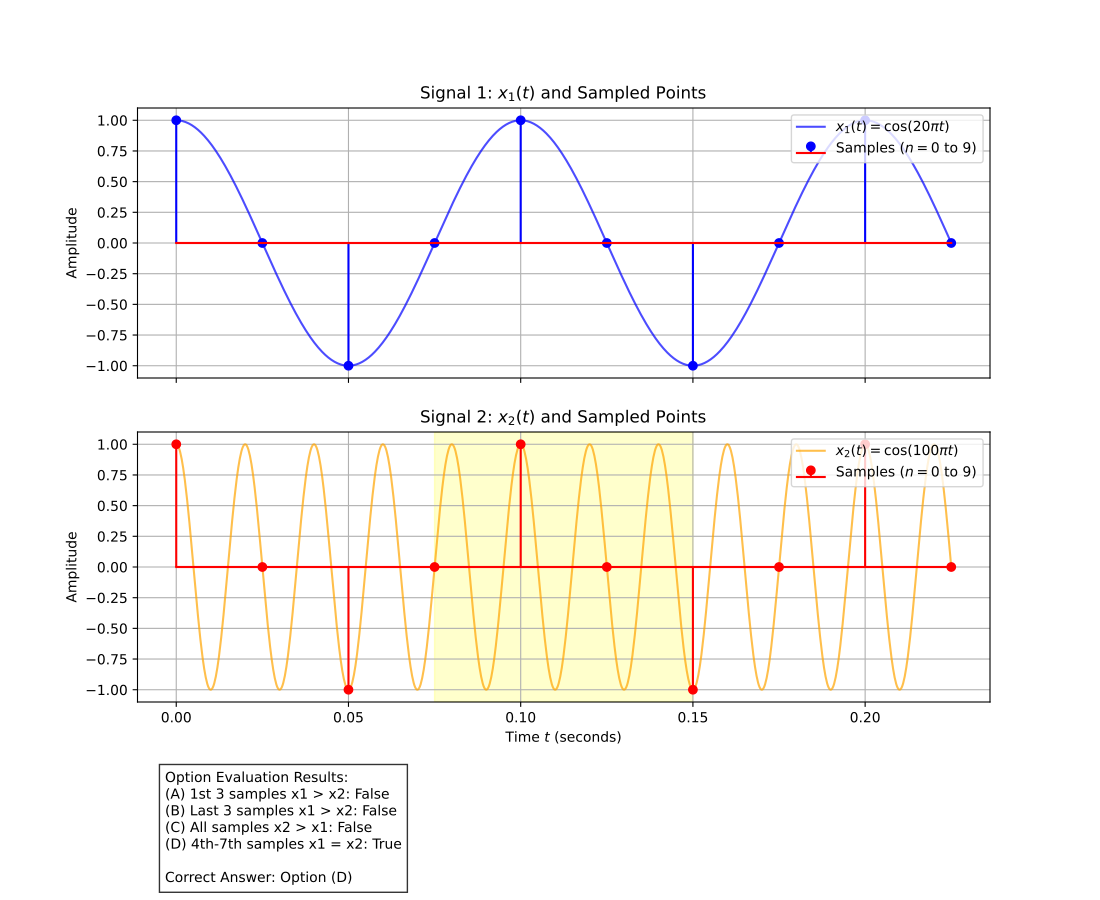

Generate this figure with Python:
import numpy as np
import matplotlib.pyplot as plt
import subprocess
import shlex

# Given parameters
Fs = 40  # Sampling frequency in Hz
Ts = 1 / Fs  # Sampling period in seconds
N = 10  # First 10 samples (n = 0 to 9)

# Continuous time for smooth curve plotting
t_cont = np.linspace(0, (N - 1) * Ts, 1000)

# Sample indices and sampling times
n = np.arange(N)
t_samples = n * Ts

# Compute continuous signals
x1_cont = np.cos(20 * np.pi * t_cont)
x2_cont = np.cos(100 * np.pi * t_cont)

# Compute discrete sampled values
x1_sampled = np.cos(20 * np.pi * t_samples)
x2_sampled = np.cos(100 * np.pi * t_samples)

# Evaluate options programmatically
option_A = np.all(x1_sampled[:3] > x2_sampled[:3])
option_B = np.all(x1_sampled[-3:] > x2_sampled[-3:])
option_C = np.all(x2_sampled > x1_sampled)
option_D = np.all(np.isclose(x1_sampled[3:7], x2_sampled[3:7]))

# Print evaluation to console
print(f"(A) First three samples x1 > x2:  {option_A}")
print(f"(B) Last three samples x1 > x2:   {option_B}")
print(f"(C) All samples x2 > x1:          {option_C}")
print(f"(D) Fourth-seventh samples x1=x2: {option_D}")

# Plotting setup
fig, axs = plt.subplots(2, 1, figsize=(11, 9), sharex=True)

# Subplot 1: Signal 1 and samples
axs[0].plot(t_cont, x1_cont, label=r'$x_1(t) = \cos(20\pi t)$', color='blue', alpha=0.7)
axs[0].stem(t_samples, x1_sampled, linefmt='b-', markerfmt='bo', basefmt='r-', label='Samples ($n=0$ to $9$)')
axs[0].set_ylabel('Amplitude')
axs[0].set_title('Signal 1: $x_1(t)$ and Sampled Points')
axs[0].grid(True)
axs[0].legend(loc='upper right')

# Subplot 2: Signal 2 and samples
axs[1].plot(t_cont, x2_cont, label=r'$x_2(t) = \cos(100\pi t)$', color='orange', alpha=0.7)
axs[1].stem(t_samples, x2_sampled, linefmt='r-', markerfmt='ro', basefmt='r-', label='Samples ($n=0$ to $9$)')
axs[1].set_xlabel('Time $t$ (seconds)')
axs[1].set_ylabel('Amplitude')
axs[1].set_title('Signal 2: $x_2(t)$ and Sampled Points')
axs[1].grid(True)
axs[1].legend(loc='upper right')

# Highlight the 4th to 7th samples (indices n = 3, 4, 5, 6)
axs[1].axvspan(t_samples[3], t_samples[6], color='yellow', alpha=0.2, label='4th to 7th samples (n=3 to 6)')

# Add evaluated text onto the plot
eval_text = (
    "Option Evaluation Results:\n"
    f"(A) 1st 3 samples x1 > x2: {option_A}\n"
    f"(B) Last 3 samples x1 > x2: {option_B}\n"
    f"(C) All samples x2 > x1: {option_C}\n"
    f"(D) 4th-7th samples x1 = x2: {option_D}\n\n"
    "Correct Answer: Option (D)"
)

plt.figtext(0.15, 0.02, eval_text, fontsize=10, bbox=dict(facecolor='white', alpha=0.8, edgecolor='black'))

plt.subplots_adjust(bottom=0.22)
plt.savefig("q13.pdf")
subprocess.run(shlex.split("termux-open q13.pdf"))
